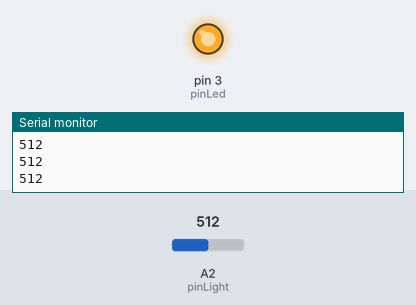
Simulated run of this sketch. Board: Arduino Uno, built with avr-gcc and run on an emulated ATmega328P. On the bench: output pins drawn as LEDs (lit = HIGH), the last lines printed to the serial monitor. The test bench sets the inputs (shaded band); at power-on: A2 (pinLight) = 512.

Above: at 1.2 s.
1.3 s: A2 (pinLight) set to 219
2.8 s: A2 (pinLight) set to 184
At 3.1 s:
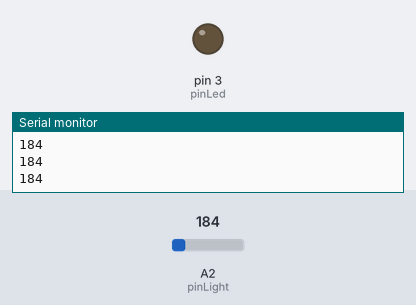
4.3 s: A2 (pinLight) set to 210
At 5.5 s:
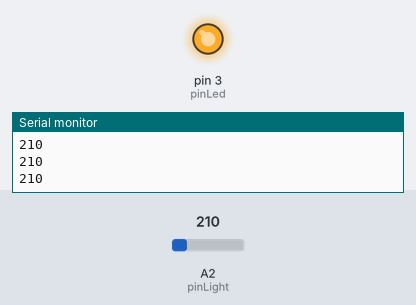
5.8 s: A2 (pinLight) set to 190
At 6.9 s:
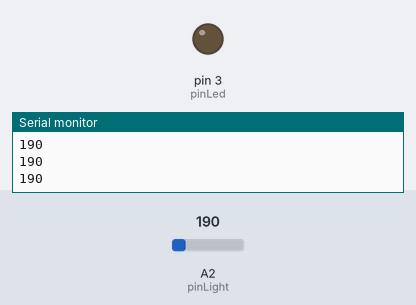
Timing chart, 0 to 8.3 s (numbered marks = the images above; inputs shaded):
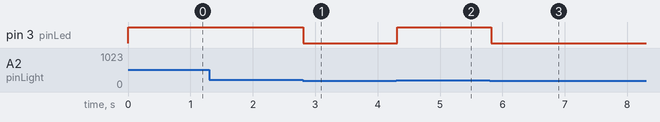

Measured:
- the behaviour switches between 201 and 200 on A2 (pinLight) (found by bisection; images 0 and 1)
- after the input at 2.8 s, pin 3 (pinLed): HIGH → LOW at once
- after the input at 4.3 s, pin 3 (pinLed): LOW → HIGH at once
- after the input at 5.8 s, pin 3 (pinLed): HIGH → LOW at once

The sketch:

Grove_Light_Sensor.ino
```cpp
// Demo for Grove - Starter Kit V2.0
//
// Uses the Grove - Light Sensor to measure the ambient light, and turns on the Grove - LED
// when the value drops below a certain threshold.
// In a bright room, try covering the Grove - Light Sensor with your hand.
// Connect the Grove - Light Sensor to the socket marked A2
// Connect the Grove - LED to D3

// Defines the pins to which the light sensor and LED are connected.
const int pinLight = A2;
const int pinLed   = 3;
const int TouchPin = 2;

// Defines the light-sensor threshold value below which the LED will turn on.
// Decrease this value to make the device more sensitive to ambient light, or vice-versa.
int thresholdvalue = 200;

void setup()
{
      // Configure the serial communication line at 9600 baud (bits per second.)
    Serial.begin(9600);

    pinMode(TouchPin, INPUT);

    // Configure the LED's pin for output signals.
    pinMode(pinLed, OUTPUT);
}

void loop()
{
    // Read the value of the light sensor. The light sensor is an analog sensor.
    int sensorValue = analogRead(pinLight);
    Serial.println(sensorValue);

    // Turn the LED on if the sensor value is below the threshold.
    if(sensorValue > thresholdvalue)
    {
        digitalWrite(pinLed, HIGH);
    }
    else
    {
        digitalWrite(pinLed, LOW);
    }
    delay(100);
}
```
